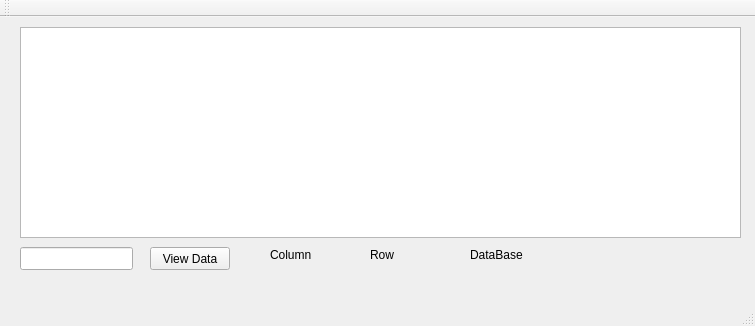
<?xml version="1.0" encoding="UTF-8"?>
<ui version="4.0">
 <class>qdata</class>
 <widget class="QMainWindow" name="qdata">
  <property name="geometry">
   <rect>
    <x>0</x>
    <y>0</y>
    <width>755</width>
    <height>326</height>
   </rect>
  </property>
  <property name="windowTitle">
   <string>qdata</string>
  </property>
  <widget class="QWidget" name="centralWidget">
   <widget class="QTableWidget" name="tblData">
    <property name="geometry">
     <rect>
      <x>20</x>
      <y>10</y>
      <width>721</width>
      <height>211</height>
     </rect>
    </property>
   </widget>
   <widget class="QPushButton" name="btnData">
    <property name="geometry">
     <rect>
      <x>150</x>
      <y>230</y>
      <width>80</width>
      <height>23</height>
     </rect>
    </property>
    <property name="text">
     <string>View Data</string>
    </property>
   </widget>
   <widget class="QLineEdit" name="lneData">
    <property name="geometry">
     <rect>
      <x>20</x>
      <y>230</y>
      <width>113</width>
      <height>23</height>
     </rect>
    </property>
   </widget>
   <widget class="QLabel" name="lblColumn">
    <property name="geometry">
     <rect>
      <x>270</x>
      <y>230</y>
      <width>71</width>
      <height>16</height>
     </rect>
    </property>
    <property name="text">
     <string>Column</string>
    </property>
   </widget>
   <widget class="QLabel" name="lblRow">
    <property name="geometry">
     <rect>
      <x>370</x>
      <y>230</y>
      <width>81</width>
      <height>16</height>
     </rect>
    </property>
    <property name="text">
     <string>Row</string>
    </property>
   </widget>
   <widget class="QLabel" name="lblDBase">
    <property name="geometry">
     <rect>
      <x>470</x>
      <y>230</y>
      <width>271</width>
      <height>16</height>
     </rect>
    </property>
    <property name="text">
     <string>DataBase</string>
    </property>
   </widget>
  </widget>
  <widget class="QMenuBar" name="menuBar">
   <property name="geometry">
    <rect>
     <x>0</x>
     <y>0</y>
     <width>755</width>
     <height>20</height>
    </rect>
   </property>
  </widget>
  <widget class="QToolBar" name="mainToolBar">
   <attribute name="toolBarArea">
    <enum>TopToolBarArea</enum>
   </attribute>
   <attribute name="toolBarBreak">
    <bool>false</bool>
   </attribute>
  </widget>
  <widget class="QStatusBar" name="statusBar"/>
 </widget>
 <layoutdefault spacing="6" margin="11"/>
 <resources/>
 <connections/>
</ui>
